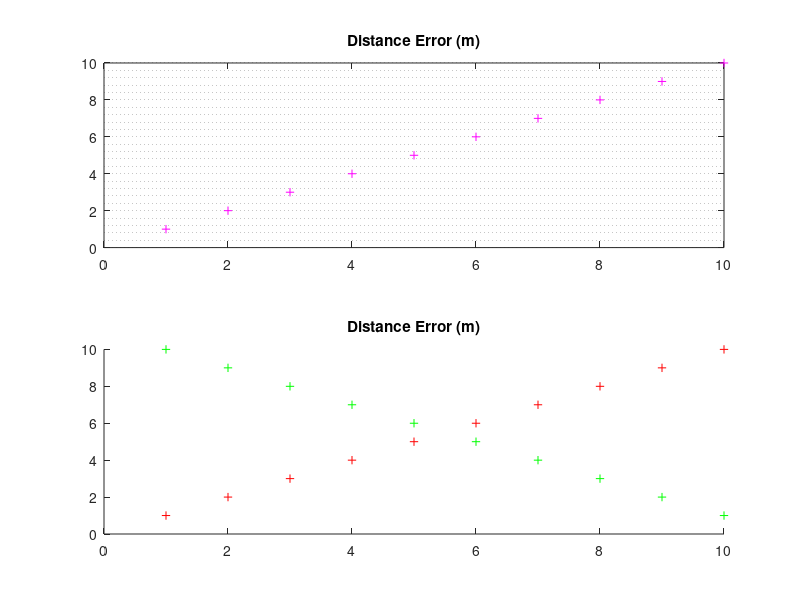

Recreate this plot in MATLAB.
%% Control Fig Config
function controlFigConfig()
    figure();
    errorPlot = subplot(2,1,1);
    plot(errorPlot,1:10,1:10,'+m');
    title(errorPlot,'Distance Error (m)');
    set(errorPlot,'Tag','feedForwardErrorPlot',...
                  'YMinorGrid', 'on');
    ffPlot = subplot(2,1,2);
    hold on;
    ffPlot1 = plot(ffPlot,1:10,1:10,'+r');
    ffPlot2 = plot(ffPlot,1:10,10:-1:1,'+g');
    hold off;
    title(ffPlot,'Distance Error (m)');
    set(ffPlot1,'Tag','feedForwardPlot1');
    set(ffPlot2,'Tag','feedForwardPlot2');
end
